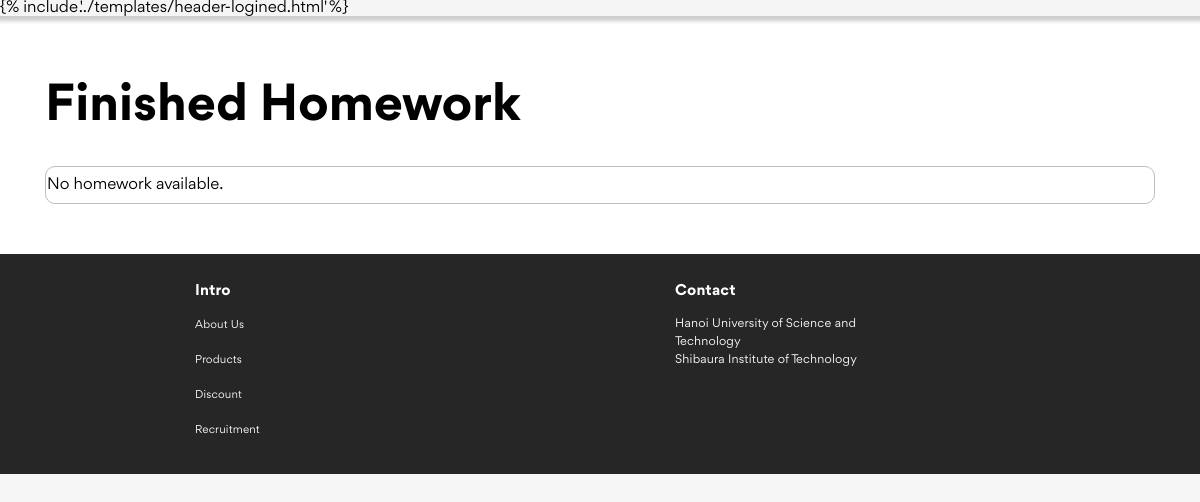
The app's page /view/finished-homework.html (signed in), older data.
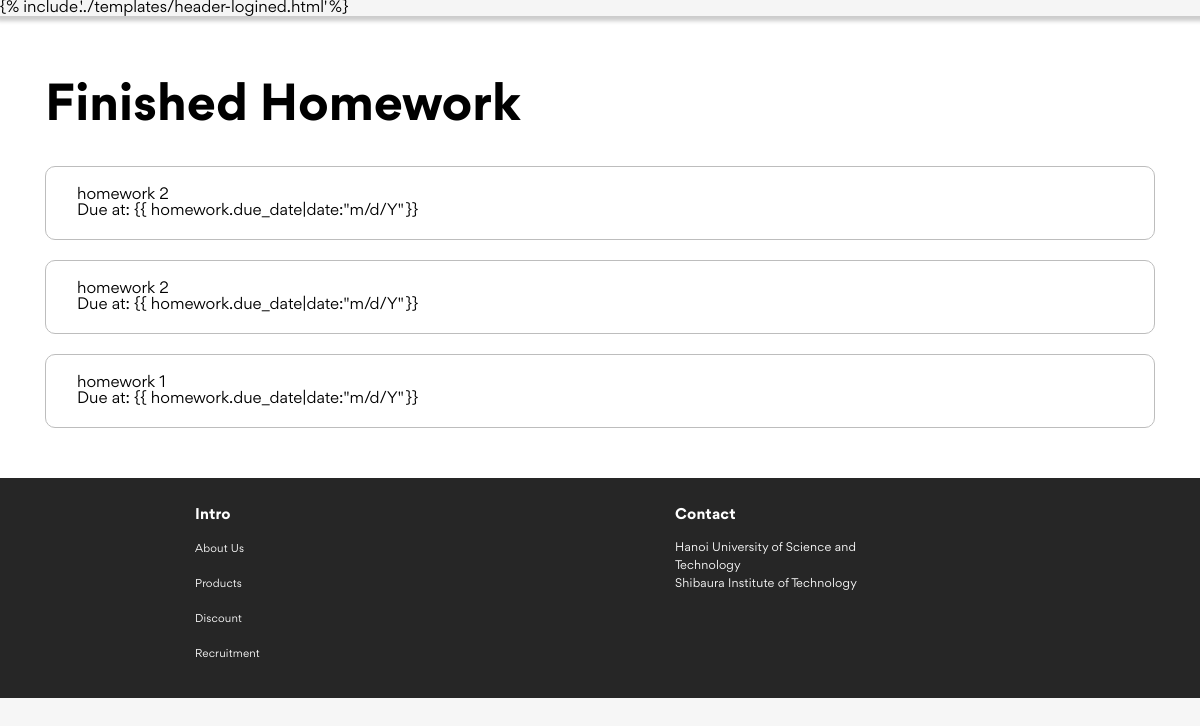
The same page, newer data.
### app/models.py (models this page shows, shortened)
class Homework(models.Model):
    user = models.ForeignKey(User, null=User, on_delete=models.CASCADE)
    name = models.CharField(max_length=200) #宿題名
    note = models.TextField(blank=True, default='') #メモ
    due_date = models.DateField() #期限
    difficulty = models.IntegerField(choices=[(1, '1'), (2, '2'), (3, '3'), (4, '4'), (5, '5')]) #難易度
    priority = models.IntegerField(default=0, editable=False) #自動的に計算する優先度
    finished = models.BooleanField(default=False) #完了した宿題かどうか

### app/views.py (the view)
# urls.py: path('view/finished-homework.html', views.finished_homework, name='finished_homework'),
@login_required
def finished_homework(request):
    if request.method == 'POST':
        homework_id = request.POST.get('homework_id')
        if homework_id:
            homework = get_object_or_404 (Homework, id=homework_id, user=request.user)
            homework.finished = True
            homework.save()
    finished_list = Homework.objects.filter(user=request.user, finished=True)
    context = { 'finished_list':finished_list }
    return render(request, 'view/finished-homework.html', context)

### templates/view/finished-homework.html (shortened to what this page needs)
<!DOCTYPE html>
<html lang="en">
    <head>
        {% load static %}
        <link
            rel="stylesheet"
            href="{% static 'assets/fonts/stylesheet.css' %}"
        />
        <link rel="stylesheet" href="{% static 'assets/css/main.css' %}" />
    </head>
    <body>
        <header id="header" class="header">
            {% if user.is_authenticated %} {% include
            '../templates/header-logined.html' %} {% else %} {% include
            '../templates/header.html' %} {% endif %}
        </header>
        <div class="main-first" id="about-app">
            <div class="container">
                <div class="row">
                    <div class="col-12">
                        <h1 class="page__title">Finished Homework</h1>
                    </div>
                </div>
                <div class="row">
                    <ul class="col-12 homework__list">
                        {% for homework in finished_list %}
                        <li class="homework__item">
                            <div class="homework__container">
                                <div class="col-10 homework__content">
                                    <h2 class="homework__name">
                                        {{ homework.name }}
                                    </h2>
                                    <div class="homework__desc">
                                        <p class="homework__duedate">
                                            Due at: {{
                                            homework.due_date|date:"m/d/Y" }}
                                        </p>
                                    </div>
                                </div>
                            </div>
                        </li>
                        {% empty %}
                        <li class="homework__item">
                            <div class="homework__container">
                                <p>No homework available.</p>
                            </div>
                        </li>
                        {% endfor %}
                    </ul>
                </div>
            </div>
        </div>
        {% include '../templates/footer.html' %}
    </body>
</html>

Row changes from the older to the newer data that the page shows:
added Homework: name "homework 2"
added Homework: name "homework 2"
added Homework: name "homework 1"
Text that changed along with them:
text no longer shown: "No homework available."
